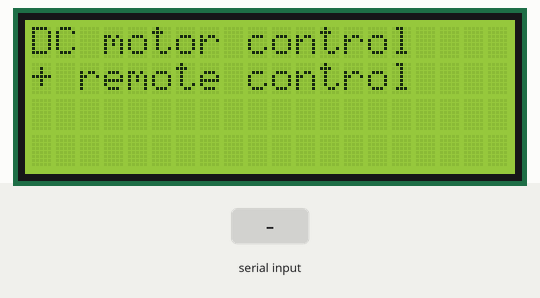
The sketch below on a simulated Arduino Uno, built with avr-gcc and run on an emulated ATmega328P. Shown: 20×4 character LCD. Inputs (shaded band) come from the test bench. What the sketch prints to the serial monitor is not drawn.

Above: at 2.2 s.
2.3 s: "W" received over Serial
At 3.5 s:
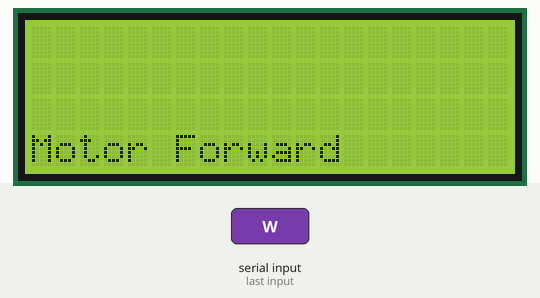
3.8 s: "Z" received over Serial
At 4.5 s:
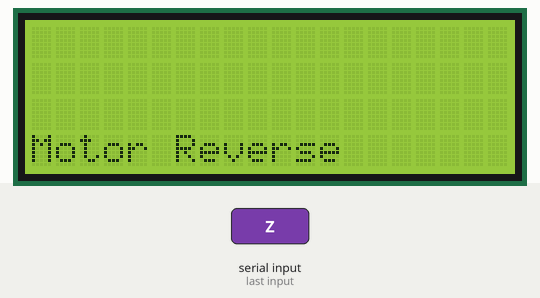
5.3 s: "X" received over Serial
At 6.5 s:
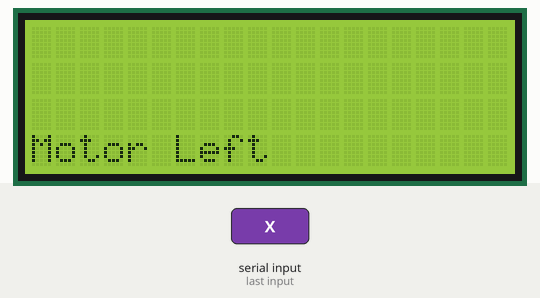
6.8 s: "Y" received over Serial
At 8.0 s:
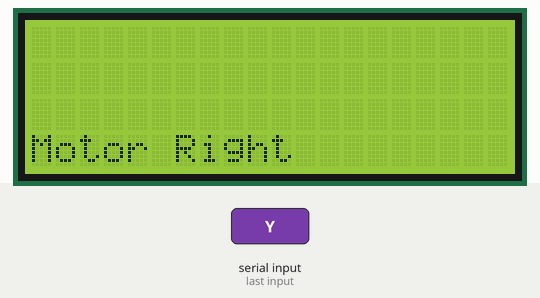
8.3 s: "E" received over Serial
At 9.0 s:
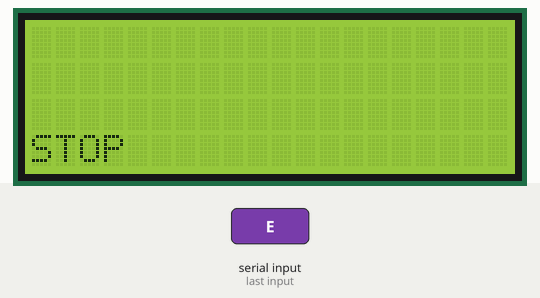
Timing chart, 0 to 10.8 s (numbered marks = the images above; inputs shaded):
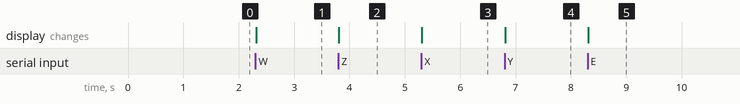

Measured:
- after the input at 2.3 s, the display: changes at once (image 1)
- after the input at 3.8 s, the display: changes at once (image 2)
- after the input at 5.3 s, the display: changes at once (image 3)
- after the input at 6.8 s, the display: changes at once (image 4)
- after the input at 8.3 s, the display: changes at once (image 5)

The sketch:

WirelessCarTransmitter.ino
```cpp
#include <LiquidCrystal.h>
LiquidCrystal lcd(13, 12, 11, 10, 9, 8);
void setup()
{
  lcd.begin(20,4);
  Serial.begin(9600);
  lcd.setCursor(0,0);
  lcd.print("DC motor control");
  lcd.setCursor(0,1);
  lcd.print("+ remote control");
  delay(1000);
}
void loop()
{
char LABVIEW_SERIAL_CHAR;
LABVIEW_SERIAL_CHAR=Serial.read();
  if(LABVIEW_SERIAL_CHAR=='W')

  {
    lcd.clear();
    lcd.setCursor(0,3);
    lcd.print("Motor Forward");
    Serial.write('W');

  }
  else if (LABVIEW_SERIAL_CHAR=='Z')
  {
    lcd.clear();
    lcd.setCursor(0,3);
    lcd.print("Motor Reverse");
    Serial.write('Z');

  }
  else if (LABVIEW_SERIAL_CHAR=='X')
  {
    lcd.clear();
    lcd.setCursor(0,3);
    lcd.print("Motor Left");
    Serial.write('X');

  }
  else if (LABVIEW_SERIAL_CHAR=='Y')
 {
   lcd.clear();
   lcd.setCursor(0,3);
   lcd.print("Motor Right");
   Serial.write('Y');
  }
  else if (LABVIEW_SERIAL_CHAR=='E')
  {
   lcd.clear();
   lcd.setCursor(0,3);
   lcd.print("STOP");
   Serial.write('E');
  }
   delay(10);
 }
```
